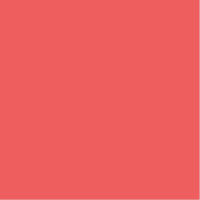
Frame 1 (no input)
Frame 60 (no input): identical to frame 1, image omitted
Frame 120 (the mouse pressed at the canvas centre since frame 60): identical to frame 1, image omitted

The p5.js sketch that drew this single still picture (run headless with seeded random() and noise() and a simulated clock; from frame 60 on, the mouse is pressed at the canvas centre):

// p5.js sketch
// ── sketch.js
function setup() {
  createCanvas(200, 200);


}

function draw() {
  background(220);
    stroke("red");
    for(x=0;x<width;x++){
    for(y=0;y<height;y++){
      point(x,y);
      
    }
  }
}
